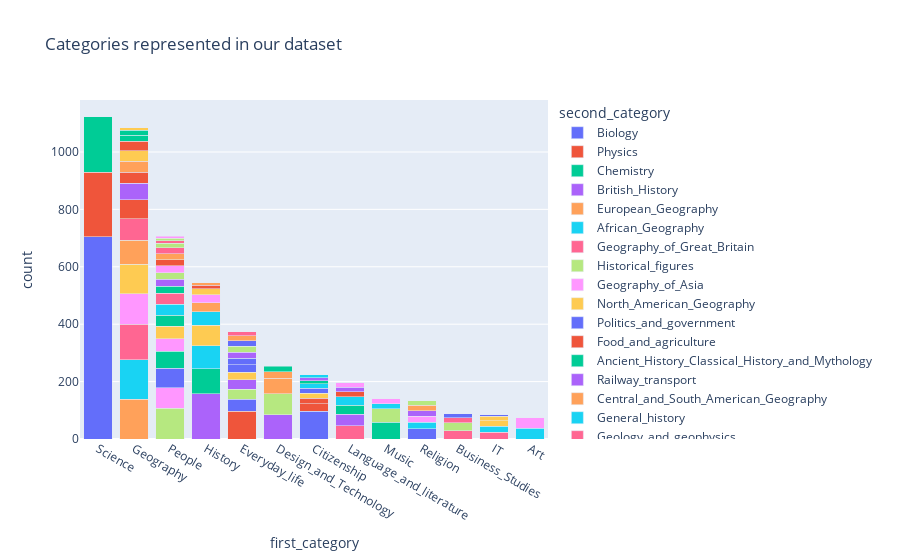

Here is the notebook cell this chart was saved with:
### Code cell
# First copy the data_frame
reduced_categories = categories.copy(deep=True)

# Extract the reduced categories and add them to the copied df
reduced_categories_list = [category.replace('subject.', '').split('.')[0] for category in reduced_categories['category']]
reduced_categories = reduced_categories.assign(first_category = reduced_categories_list)

# Extract second most important category
reduced_categories_list_2 = [category.replace('subject.', '').split('.')[1] if len(category.replace('subject.', '').split('.')) > 1 else None for category in reduced_categories['category']]
reduced_categories = reduced_categories.assign(second_category = reduced_categories_list_2)

# Count the new distribution and plot it
first_category_distribution = reduced_categories['first_category'].value_counts()
second_category_distribution = reduced_categories['second_category'].value_counts()
reduced_categories = reduced_categories.drop(columns =['article', 'category']).drop_duplicates()

merged = pd.merge(second_category_distribution, reduced_categories, on = 'second_category')
display(merged.head())

fig = px.bar(merged, x="first_category", y="count", color="second_category", title="Categories represented in our dataset")
fig.update_layout(barmode='stack', xaxis={'categoryorder':'total descending'})
fig.show()
fig.write_html("docs/overall_dataset_bar.html")
